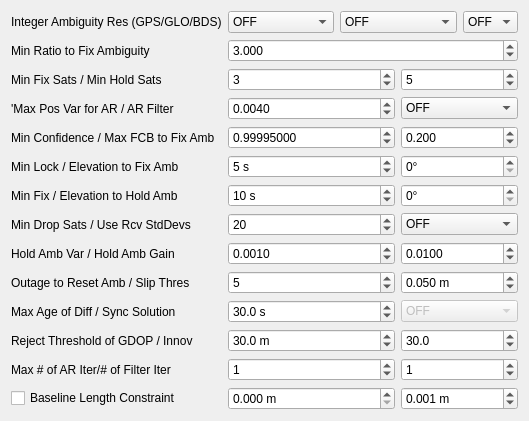
     <widget class="QWidget" name="TabSheet2">
      <property name="toolTip">
       <string/>
      </property>
      <attribute name="title">
       <string>Setting&amp;2</string>
      </attribute>
      <layout class="QGridLayout" name="gridLayout_2">
       <item row="3" column="1" colspan="2">
        <widget class="QSpinBox" name="MinFixSats">
         <property name="value">
          <number>3</number>
         </property>
        </widget>
       </item>
       <item row="2" column="0">
        <widget class="QLabel" name="LabelRatio">
         <property name="enabled">
          <bool>true</bool>
         </property>
         <property name="toolTip">
          <string/>
         </property>
         <property name="text">
          <string>Min Ratio to Fix Ambiguity</string>
         </property>
        </widget>
       </item>
       <item row="4" column="1" colspan="2">
        <widget class="QDoubleSpinBox" name="MaxPosVarAR">
         <property name="decimals">
          <number>4</number>
         </property>
         <property name="singleStep">
          <double>0.001000000000000</double>
         </property>
         <property name="value">
          <double>0.004000000000000</double>
         </property>
        </widget>
       </item>
       <item row="10" column="1" colspan="2">
        <widget class="QSpinBox" name="FixCntHoldAmb">
         <property name="suffix">
          <string> s</string>
         </property>
         <property name="maximum">
          <number>1000</number>
         </property>
         <property name="value">
          <number>10</number>
         </property>
        </widget>
       </item>
       <item row="20" column="1" colspan="2">
        <widget class="QSpinBox" name="ARIter">
         <property name="value">
          <number>1</number>
         </property>
        </widget>
       </item>
       <item row="8" column="3" colspan="2">
        <widget class="QDoubleSpinBox" name="ElMaskAR">
         <property name="suffix">
          <string>°</string>
         </property>
         <property name="decimals">
          <number>0</number>
         </property>
         <property name="maximum">
          <double>90.000000000000000</double>
         </property>
        </widget>
       </item>
       <item row="6" column="3" colspan="2">
        <widget class="QDoubleSpinBox" name="ThresAR3">
         <property name="decimals">
          <number>3</number>
         </property>
         <property name="maximum">
          <double>1000.000000000000000</double>
         </property>
         <property name="value">
          <double>0.200000000000000</double>
         </property>
        </widget>
       </item>
       <item row="6" column="1" colspan="2">
        <widget class="QDoubleSpinBox" name="ThresAR2">
         <property name="decimals">
          <number>8</number>
         </property>
         <property name="maximum">
          <double>100.000000000000000</double>
         </property>
         <property name="value">
          <double>0.999950000000000</double>
         </property>
        </widget>
       </item>
       <item row="2" column="1" colspan="4">
        <widget class="QDoubleSpinBox" name="ValidThresAR">
         <property name="decimals">
          <number>3</number>
         </property>
         <property name="maximum">
          <double>100.000000000000000</double>
         </property>
         <property name="value">
          <double>3.000000000000000</double>
         </property>
        </widget>
       </item>
       <item row="14" column="0">
        <widget class="QLabel" name="Label22">
         <property name="enabled">
          <bool>true</bool>
         </property>
         <property name="toolTip">
          <string/>
         </property>
         <property name="text">
          <string>Outage to Reset Amb / Slip Thres</string>
         </property>
        </widget>
       </item>
       <item row="17" column="3" colspan="2">
        <widget class="QDoubleSpinBox" name="RejectThres">
         <property name="decimals">
          <number>1</number>
         </property>
         <property name="maximum">
          <double>1000.000000000000000</double>
         </property>
         <property name="value">
          <double>30.000000000000000</double>
         </property>
        </widget>
       </item>
       <item row="16" column="0">
        <widget class="QLabel" name="Label14">
         <property name="enabled">
          <bool>true</bool>
         </property>
         <property name="toolTip">
          <string/>
         </property>
         <property name="text">
          <string>Max Age of Diff / Sync Solution</string>
         </property>
        </widget>
       </item>
       <item row="0" column="1">
        <widget class="QComboBox" name="AmbRes">
         <property name="enabled">
          <bool>true</bool>
         </property>
         <property name="toolTip">
          <string/>
         </property>
         <item>
          <property name="text">
           <string>OFF</string>
          </property>
         </item>
         <item>
          <property name="text">
           <string>Continuous</string>
          </property>
         </item>
         <item>
          <property name="text">
           <string>Instantaneous</string>
          </property>
         </item>
         <item>
          <property name="text">
           <string>Fix and Hold</string>
          </property>
         </item>
         <item>
          <property name="text">
           <string>PPP-AR</string>
          </property>
         </item>
        </widget>
       </item>
       <item row="22" column="3" colspan="2">
        <widget class="QDoubleSpinBox" name="BaselineSig">
         <property name="suffix">
          <string> m</string>
         </property>
         <property name="decimals">
          <number>3</number>
         </property>
         <property name="value">
          <double>0.001000000000000</double>
         </property>
        </widget>
       </item>
       <item row="16" column="3" colspan="2">
        <widget class="QComboBox" name="SyncSol">
         <property name="enabled">
          <bool>false</bool>
         </property>
         <property name="toolTip">
          <string/>
         </property>
         <item>
          <property name="text">
           <string>OFF</string>
          </property>
         </item>
         <item>
          <property name="text">
           <string>ON</string>
          </property>
         </item>
         <item>
          <property name="text">
           <string>Auto Calibration</string>
          </property>
         </item>
        </widget>
       </item>
       <item row="14" column="1" colspan="2">
        <widget class="QSpinBox" name="OutCntResetAmb">
         <property name="maximum">
          <number>100</number>
         </property>
         <property name="value">
          <number>5</number>
         </property>
        </widget>
       </item>
       <item row="10" column="3" colspan="2">
        <widget class="QDoubleSpinBox" name="ElMaskHold">
         <property name="suffix">
          <string>°</string>
         </property>
         <property name="decimals">
          <number>0</number>
         </property>
         <property name="maximum">
          <double>90.000000000000000</double>
         </property>
        </widget>
       </item>
       <item row="3" column="0">
        <widget class="QLabel" name="Label49">
         <property name="text">
          <string>Min Fix Sats / Min Hold Sats</string>
         </property>
        </widget>
       </item>
       <item row="0" column="0">
        <widget class="QLabel" name="Label25">
         <property name="enabled">
          <bool>true</bool>
         </property>
         <property name="toolTip">
          <string/>
         </property>
         <property name="text">
          <string>Integer Ambiguity Res (GPS/GLO/BDS)</string>
         </property>
        </widget>
       </item>
       <item row="14" column="3" colspan="2">
        <widget class="QDoubleSpinBox" name="SlipThres">
         <property name="suffix">
          <string> m</string>
         </property>
         <property name="decimals">
          <number>3</number>
         </property>
         <property name="value">
          <double>0.050000000000000</double>
         </property>
        </widget>
       </item>
       <item row="20" column="0">
        <widget class="QLabel" name="Label37">
         <property name="enabled">
          <bool>true</bool>
         </property>
         <property name="toolTip">
          <string/>
         </property>
         <property name="text">
          <string>Max # of AR Iter/# of Filter Iter</string>
         </property>
        </widget>
       </item>
       <item row="8" column="0">
        <widget class="QLabel" name="Label13">
         <property name="enabled">
          <bool>true</bool>
         </property>
         <property name="toolTip">
          <string/>
         </property>
         <property name="text">
          <string>Min Lock / Elevation to Fix Amb</string>
         </property>
        </widget>
       </item>
       <item row="20" column="3" colspan="2">
        <widget class="QSpinBox" name="NumIter">
         <property name="value">
          <number>1</number>
         </property>
        </widget>
       </item>
       <item row="10" column="0">
        <widget class="QLabel" name="LabelHold">
         <property name="enabled">
          <bool>true</bool>
         </property>
         <property name="toolTip">
          <string/>
         </property>
         <property name="text">
          <string>Min Fix / Elevation to Hold Amb</string>
         </property>
        </widget>
       </item>
       <item row="0" column="2" colspan="2">
        <widget class="QComboBox" name="GloAmbRes">
         <property name="enabled">
          <bool>true</bool>
         </property>
         <property name="toolTip">
          <string/>
         </property>
         <item>
          <property name="text">
           <string>OFF</string>
          </property>
         </item>
         <item>
          <property name="text">
           <string>ON</string>
          </property>
         </item>
         <item>
          <property name="text">
           <string>Auto Calibration</string>
          </property>
         </item>
         <item>
          <property name="text">
           <string>Fix and Hold</string>
          </property>
         </item>
        </widget>
       </item>
       <item row="0" column="4">
        <widget class="QComboBox" name="BdsAmbRes">
         <property name="enabled">
          <bool>true</bool>
         </property>
         <property name="toolTip">
          <string/>
         </property>
         <item>
          <property name="text">
           <string>OFF</string>
          </property>
         </item>
         <item>
          <property name="text">
           <string>ON</string>
          </property>
         </item>
        </widget>
       </item>
       <item row="17" column="1" colspan="2">
        <widget class="QDoubleSpinBox" name="RejectGdop">
         <property name="suffix">
          <string> m</string>
         </property>
         <property name="decimals">
          <number>1</number>
         </property>
         <property name="maximum">
          <double>1000.000000000000000</double>
         </property>
         <property name="value">
          <double>30.000000000000000</double>
         </property>
        </widget>
       </item>
       <item row="6" column="0">
        <widget class="QLabel" name="LabelConf">
         <property name="enabled">
          <bool>true</bool>
         </property>
         <property name="toolTip">
          <string/>
         </property>
         <property name="text">
          <string>Min Confidence / Max FCB to Fix Amb</string>
         </property>
        </widget>
       </item>
       <item row="16" column="1" colspan="2">
        <widget class="QDoubleSpinBox" name="MaxAgeDiff">
         <property name="suffix">
          <string> s</string>
         </property>
         <property name="decimals">
          <number>1</number>
         </property>
         <property name="maximum">
          <double>10000.000000000000000</double>
         </property>
         <property name="value">
          <double>30.000000000000000</double>
         </property>
        </widget>
       </item>
       <item row="17" column="0">
        <widget class="QLabel" name="Label11">
         <property name="enabled">
          <bool>true</bool>
         </property>
         <property name="toolTip">
          <string/>
         </property>
         <property name="text">
          <string>Reject Threshold of GDOP / Innov</string>
         </property>
        </widget>
       </item>
       <item row="4" column="0">
        <widget class="QLabel" name="Label50">
         <property name="text">
          <string>'Max Pos Var for AR / AR Filter</string>
         </property>
        </widget>
       </item>
       <item row="22" column="1" colspan="2">
        <widget class="QDoubleSpinBox" name="BaselineLen">
         <property name="suffix">
          <string> m</string>
         </property>
         <property name="decimals">
          <number>3</number>
         </property>
         <property name="maximum">
          <double>10000.000000000000000</double>
         </property>
        </widget>
       </item>
       <item row="4" column="3" colspan="2">
        <widget class="QComboBox" name="ARFilter">
         <item>
          <property name="text">
           <string>OFF</string>
          </property>
         </item>
         <item>
          <property name="text">
           <string>ON</string>
          </property>
         </item>
        </widget>
       </item>
       <item row="22" column="0">
        <widget class="QCheckBox" name="BaselineConst">
         <property name="toolTip">
          <string/>
         </property>
         <property name="text">
          <string>Baseline Length Constraint</string>
         </property>
         <property name="checked">
          <bool>false</bool>
         </property>
        </widget>
       </item>
       <item row="3" column="3" colspan="2">
        <widget class="QSpinBox" name="MinHoldSats">
         <property name="value">
          <number>5</number>
         </property>
        </widget>
       </item>
       <item row="8" column="1" colspan="2">
        <widget class="QSpinBox" name="LockCntFixAmb">
         <property name="suffix">
          <string> s</string>
         </property>
         <property name="maximum">
          <number>3600</number>
         </property>
         <property name="value">
          <number>5</number>
         </property>
        </widget>
       </item>
       <item row="11" column="0">
        <widget class="QLabel" name="label">
         <property name="text">
          <string>Min Drop Sats / Use Rcv StdDevs</string>
         </property>
        </widget>
       </item>
       <item row="12" column="0">
        <widget class="QLabel" name="label_2">
         <property name="text">
          <string>Hold Amb Var / Hold Amb Gain</string>
         </property>
        </widget>
       </item>
       <item row="11" column="1" colspan="2">
        <widget class="QSpinBox" name="MinDropSats">
         <property name="value">
          <number>20</number>
         </property>
        </widget>
       </item>
       <item row="11" column="3" colspan="2">
        <widget class="QComboBox" name="RcvStds">
         <item>
          <property name="text">
           <string>OFF</string>
          </property>
         </item>
         <item>
          <property name="text">
           <string>ON</string>
          </property>
         </item>
        </widget>
       </item>
       <item row="12" column="3" colspan="2">
        <widget class="QDoubleSpinBox" name="GainHoldAmb">
         <property name="decimals">
          <number>4</number>
         </property>
         <property name="maximum">
          <double>1.000000000000000</double>
         </property>
         <property name="singleStep">
          <double>0.001000000000000</double>
         </property>
         <property name="value">
          <double>0.010000000000000</double>
         </property>
        </widget>
       </item>
       <item row="12" column="1" colspan="2">
        <widget class="QDoubleSpinBox" name="VarHoldAmb">
         <property name="decimals">
          <number>4</number>
         </property>
         <property name="maximum">
          <double>1.000000000000000</double>
         </property>
         <property name="singleStep">
          <double>0.001000000000000</double>
         </property>
         <property name="value">
          <double>0.001000000000000</double>
         </property>
        </widget>
       </item>
      </layout>
     </widget>
